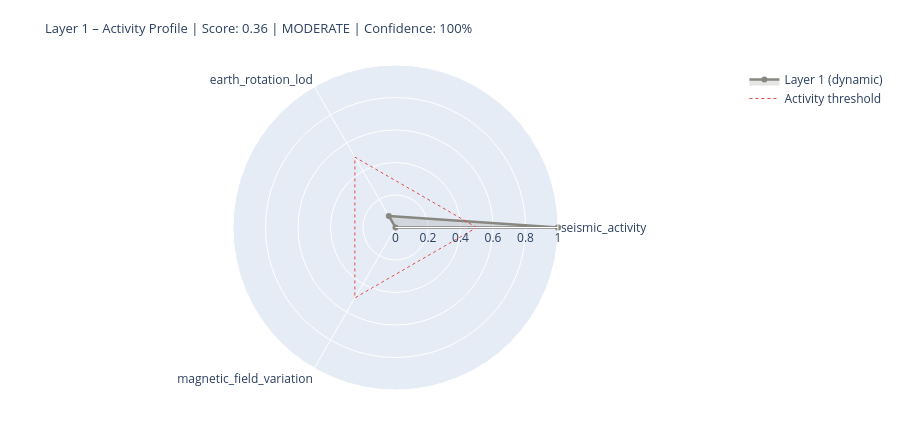

The notebook cell this image was saved under:
### Markdown cell above
---
## 5. State Assessment & Handoff to Layer 2

### Code cell
# ============================================================
# LAYER 1 SCORE
# Three dynamic components only (conductivity = static baseline)
# ============================================================

def norm(v, lo, hi):
    if v is None: return None
    return max(0.0, min(1.0, (v - lo) / (hi - lo)))

# --- Seismic Activity ---
seis_score_val = None
seis_source    = 'missing'
if df_seis is not None and not df_seis.empty:
    n_events = len(df_seis)
    max_mag  = df_seis['mag'].max()
    n_strong = (df_seis['mag'] >= 6.0).sum()
    seis_score_val = norm(n_events * 0.5 + max_mag * 5 + n_strong * 10, 0, 120)
    seis_source = 'primary'

# --- Earth Rotation (LOD anomaly) ---
lod_score_val = None
lod_now       = None
lod_source    = 'missing'
if df_iers is not None and lod_col:
    lod_now       = float(df_iers[lod_col].iloc[-1])
    lod_score_val = norm(abs(lod_now), 0, 3.0)
    lod_source    = 'primary'
elif raw.get('iers_synthetic_lod') is not None:
    lod_now       = raw['iers_synthetic_lod']
    lod_score_val = norm(abs(lod_now), 0, 3.0)
    lod_source    = 'estimated_seasonal'
    print(f'  LOD estimate: {lod_now:+.3f} ms  [estimated_seasonal]')

# --- Magnetic Field Variation (Kp as dynamic proxy) ---
mag_score_val = None
kp_val        = None
mag_source    = 'missing'
if df_geomag is not None and not df_geomag.empty:
    kp_val        = float(df_geomag['kp'].iloc[-1])
    mag_score_val = norm(kp_val, 0, 9)
    mag_source    = 'primary'
elif layer0 and layer0.get('raw_values', {}).get('Kp_index', {}).get('value') is not None:
    kp_val        = layer0['raw_values']['Kp_index']['value']
    mag_score_val = norm(kp_val, 0, 9)
    mag_source    = 'from_layer0'

# --- Conductivity Baseline (static – not in dynamic score) ---
ocean_fraction = 0.71
leitf_baseline = {
    'ocean_surface_fraction': ocean_fraction,
    'ocean_conductivity_Sm':  CONSTANTS['conductivity_ocean_Sm'],
    'role': 'stable_boundary_condition',
}

# --- Assemble (dynamic components only) ---
COMPONENTS = {
    'seismic_activity':        {'score': seis_score_val, 'source': seis_source, 'dynamic': True},
    'earth_rotation_lod':      {'score': lod_score_val,  'source': lod_source,  'dynamic': True},
    'magnetic_field_variation': {'score': mag_score_val,  'source': mag_source,  'dynamic': True},
}

available   = {k: v['score'] for k, v in COMPONENTS.items() if v['score'] is not None}
unavailable = [k for k, v in COMPONENTS.items() if v['score'] is None]
layer1_score = round(sum(available.values()) / len(available), 4) if available else None
confidence   = round(len(available) / len(COMPONENTS), 2)
level = ('unknown'  if layer1_score is None
         else 'calm'     if layer1_score < 0.3
         else 'moderate' if layer1_score < 0.6
         else 'active')

# Console output
W = 64
print('=' * W)
print('LAYER 1 – PLANETARY BODY – STATE ASSESSMENT')
print('=' * W)
for name, comp in COMPONENTS.items():
    s = comp['score']
    if s is not None:
        bar = '█' * int(s * 20) + '░' * (20 - int(s * 20))
        print(f'  {name:<34} {bar}  {s:.2f}  [{comp["source"]}]')
    else:
        print(f'  {name:<34} {"─" * 20}  n/a   [missing]')
print(f'  {"Conductivity (Baseline)":<34} {"─" * 20}  static [boundary_condition]')
print('-' * W)
print(f'  Score (dynamic):  {layer1_score:.3f}  ({len(available)}/{len(COMPONENTS)} components)')
print(f'  Confidence:       {confidence:.0%}')
print(f'  Level:            {level.upper()}')
if layer0:
    print(f'  Layer-0 input:    {layer0["level"].upper()} | Driver: {layer0["dominant_driver"]}')
print('=' * W)

# Radar chart
cats   = list(available.keys())
vals_r = list(available.values())
if len(cats) >= 3:
    fig = go.Figure()
    fig.add_trace(go.Scatterpolar(
        r=vals_r + [vals_r[0]], theta=cats + [cats[0]],
        fill='toself', fillcolor='rgba(136,135,128,0.22)',
        line=dict(color='#888780', width=2.5), name='Layer 1 (dynamic)'
    ))
    fig.add_trace(go.Scatterpolar(
        r=[0.5] * (len(cats)+1), theta=cats + [cats[0]],
        line=dict(color='#E24B4A', dash='dot', width=1),
        mode='lines', name='Activity threshold'
    ))
    fig.update_layout(
        title=dict(
            text=f'Layer 1 – Activity Profile | Score: {layer1_score:.2f} | {level.upper()} | Confidence: {confidence:.0%}',
            font=dict(size=13)),
        polar=dict(radialaxis=dict(visible=True, range=[0, 1])),
        height=430, showlegend=True,
        margin=dict(l=60, r=60, t=65, b=40)
    )
    fig.show()

### Figure 1 — Plotly figure (JSON) as saved in the notebook; plotly's stock layout.template omitted (floating-point values rounded to 4 significant figures)
{"data": [{"fill": "toself", "fillcolor": "rgba(136,135,128,0.22)", "line": {"color": "#888780", "width": 2.5}, "name": "Layer 1 (dynamic)", "r": [1.0, 0.08213, 0.0, 1.0], "theta": ["seismic_activity", "earth_rotation_lod", "magnetic_field_variation", "seismic_activity"], "type": "scatterpolar"}, {"line": {"color": "#E24B4A", "dash": "dot", "width": 1}, "mode": "lines", "name": "Activity threshold", "r": [0.5, 0.5, 0.5, 0.5], "theta": ["seismic_activity", "earth_rotation_lod", "magnetic_field_variation", "seismic_activity"], "type": "scatterpolar"}], "layout": {"height": 430, "margin": {"b": 40, "l": 60, "r": 60, "t": 65}, "polar": {"radialaxis": {"range": [0, 1], "visible": true}}, "showlegend": true, "title": {"font": {"size": 13}, "text": "Layer 1 – Activity Profile | Score: 0.36 | MODERATE | Confidence: 100%"}}}
